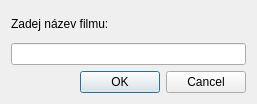
<?xml version="1.0" encoding="UTF-8"?>
<ui version="4.0">
 <class>Dialog</class>
 <widget class="QDialog" name="Dialog">
  <property name="geometry">
   <rect>
    <x>0</x>
    <y>0</y>
    <width>257</width>
    <height>104</height>
   </rect>
  </property>
  <property name="windowTitle">
   <string>Dialog</string>
  </property>
  <layout class="QGridLayout" name="gridLayout">
   <item row="0" column="0">
    <widget class="QLabel" name="label">
     <property name="text">
      <string>Zadej název filmu:</string>
     </property>
    </widget>
   </item>
   <item row="1" column="0">
    <widget class="QLineEdit" name="lineEdit"/>
   </item>
   <item row="2" column="0">
    <widget class="QDialogButtonBox" name="buttonBox">
     <property name="orientation">
      <enum>Qt::Horizontal</enum>
     </property>
     <property name="standardButtons">
      <set>QDialogButtonBox::Cancel|QDialogButtonBox::Ok</set>
     </property>
    </widget>
   </item>
  </layout>
 </widget>
 <resources/>
 <connections>
  <connection>
   <sender>buttonBox</sender>
   <signal>accepted()</signal>
   <receiver>Dialog</receiver>
   <slot>accept()</slot>
   <hints>
    <hint type="sourcelabel">
     <x>248</x>
     <y>254</y>
    </hint>
    <hint type="destinationlabel">
     <x>157</x>
     <y>274</y>
    </hint>
   </hints>
  </connection>
  <connection>
   <sender>buttonBox</sender>
   <signal>rejected()</signal>
   <receiver>Dialog</receiver>
   <slot>reject()</slot>
   <hints>
    <hint type="sourcelabel">
     <x>316</x>
     <y>260</y>
    </hint>
    <hint type="destinationlabel">
     <x>286</x>
     <y>274</y>
    </hint>
   </hints>
  </connection>
 </connections>
</ui>
